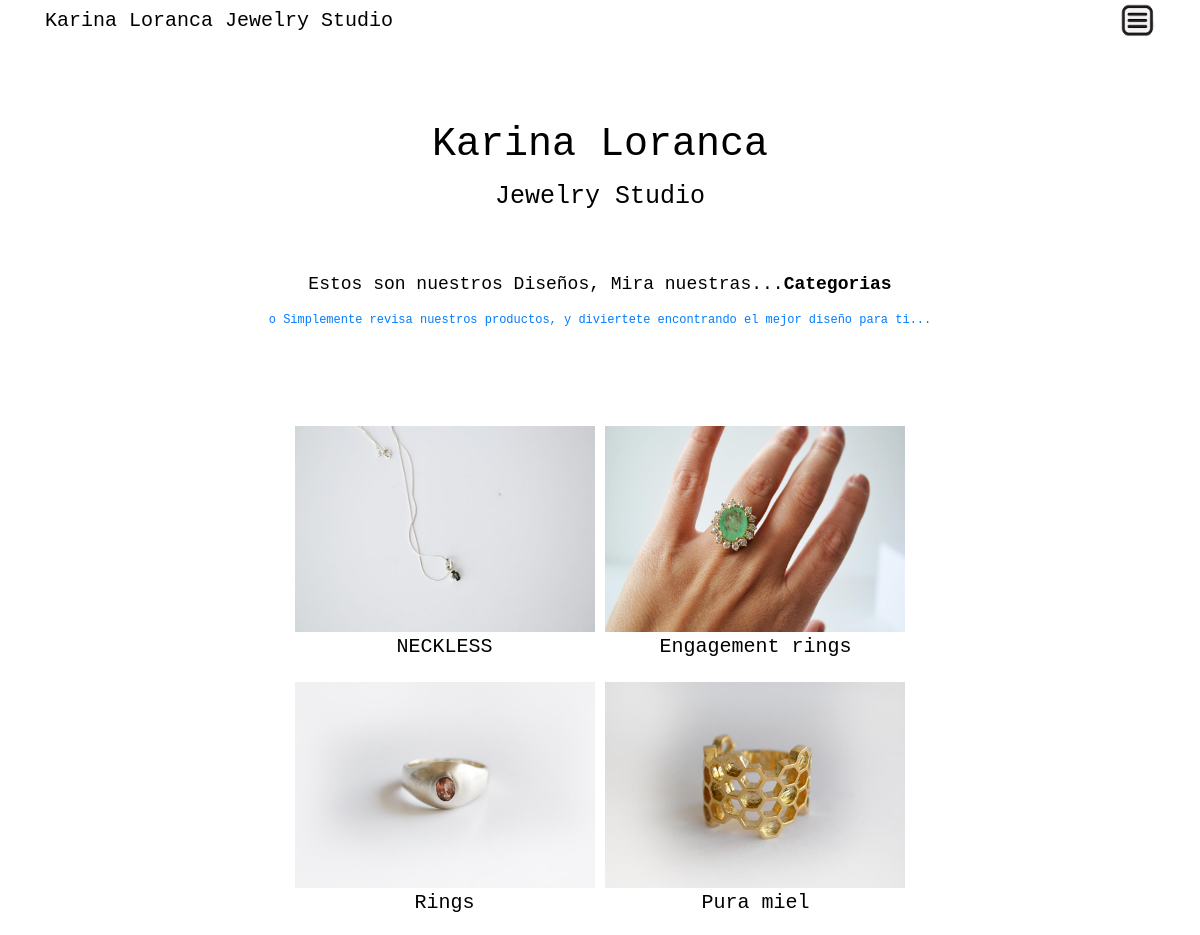
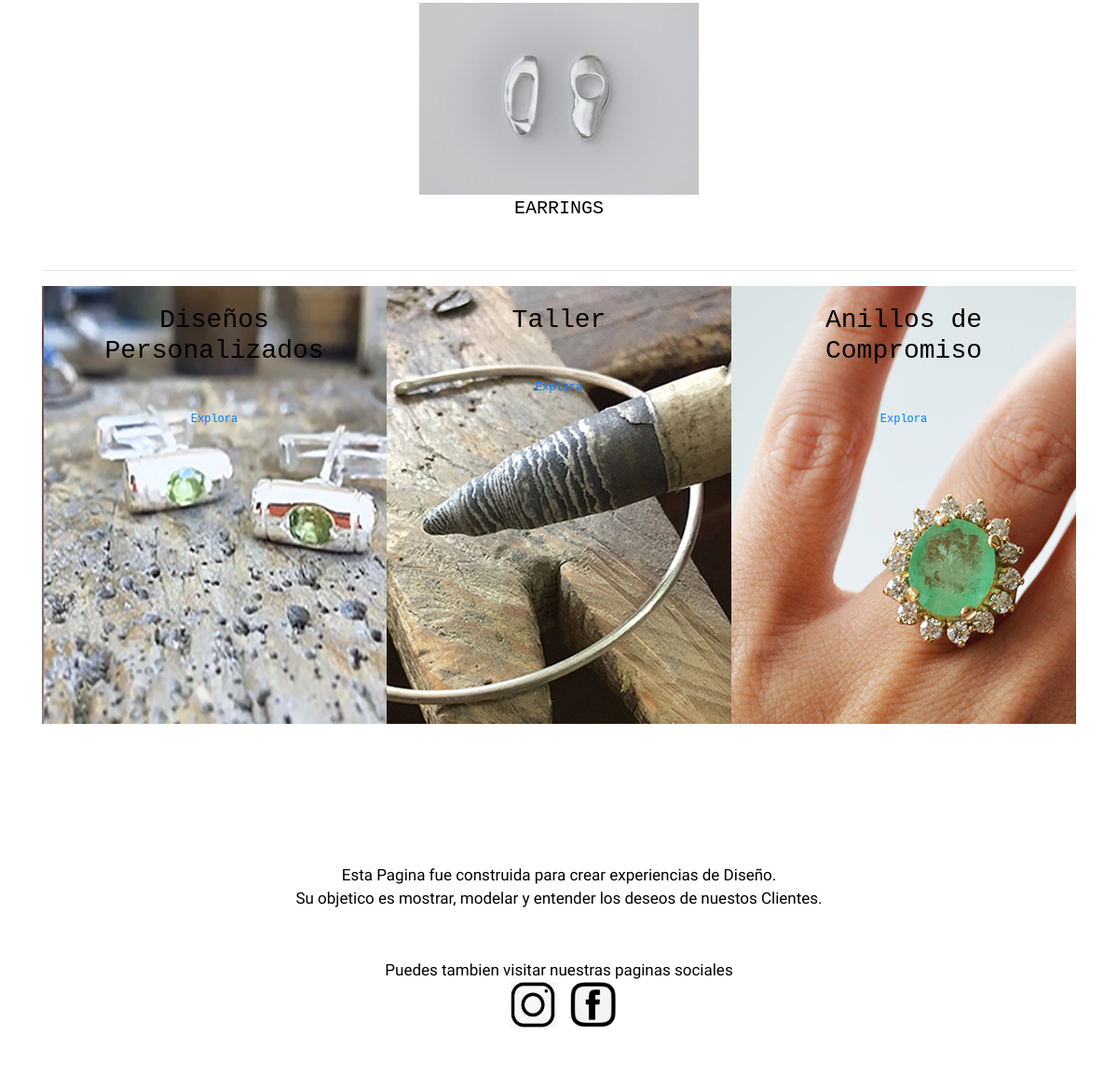
The page /home on the database its author committed (2 pictures, top to bottom).
### kl_designs/models.py (models this page shows, shortened)
class Category(db.Model):
    __table_args__ = {'extend_existing': True}
    id = db.Column(db.Integer, primary_key=True)
    category_name = db.Column(db.String(100), nullable=False)
    description = db.Column(db.String(100), nullable=False)
    image_file = db.Column(db.String(20), nullable=False, default='default.jpg')
    date_posted = db.Column(db.DateTime, nullable=False, default=datetime.utcnow)
    products = db.relationship('Product', backref='line', lazy=True)

### kl_designs/views/main/routes_main.py (the view)
@main.route("/")
@main.route("/home")
def home():
    users = User.query.all()
    user_count = db.session.query(User.id).count()
    categories = Category.query.all()
    designs = Design.query.all()
    return render_template('main/home.html',
                           user_count=user_count, users=users,
                           categories=categories,
                           designs=designs)

### kl_designs/templates/main/home.html (shortened to what this page needs)
{% extends 'main/layout.html' %}
{% block additional_css %}
<link rel="stylesheet" type="text/css" href="{{ url_for('static', filename='uxdes4.css') }}">
{% endblock %}
{% block main_content %}
    <div class="hero">
        <h1>Karina Loranca <p><small>Jewelry Studio</small></p></h1>
        <div class="subtitle">
            Estos son nuestros Diseños, Mira nuestras...<strong>Categorias</strong>
            <p><small><a href="{{ url_for('products.all_product') }}">
                o Simplemente revisa nuestros productos, y diviertete encontrando el mejor diseño para ti...
            </a></small></p>
        </div>
        <div class="sub-home">
            <div class="container_category_list">
                <div class="row">
                    <div class="col-md-1"></div>
                    <div class="col-md-10">
                {% for category in categories %}
                <div class="categories">
                        <img class="account-img" src="{{ url_for('static', filename='photos/' + category.image_file) }}" >
                        <div class="title"><a href="{{ url_for('main.product_category', category_name=category.category_name) }}">{{ category.category_name }} </a></div>
                </div>
                {% endfor %}
             </div>
            </div>
            <div class="col-md-1"></div>
        </div>
            <div class="container_designs_list">
            <div class="row">
                <div class="col-md-1"></div>
                <div class="col-md-10">
                </div>
            </div>
            <div class="col-md-1"></div>
        </div>
        </div>
    <section id="gallery" class="gallery">
      <div class="container">
          <hr>
        <div class="section-title">
            <div class="row no-gutters d-block d-lg-flex flickity flickity-lg-none" data-flickity="{&quot;watchCSS&quot;: true}">
                <div class="col-14 col-md-6 col-lg-4 d-flex flex-column bg-cover" style="background-image: url('static/concepts_kl/disenos.jpg');">
                    <div class="" style="min-height: 470px;">
                        <div class="card-body mt-auto mb-n11 py-8">
                            <h3 class="mb-0 font-weight-bolder">
                                Diseños Personalizados
                            </h3>
                        </div>
                        <div class="card-body mt-auto py-8">
                            <a class="btn btn-white stretched-link" href="{{ url_for('designs.world_designs') }}">
                                Explora
                            </a>
                        </div>
                      </div>
                    </div>
                <div class="col-14 col-md-6 col-lg-4 d-flex flex-column bg-cover" style="background-image: url('static/concepts_kl/taller.jpg');">
                    <div class="" style="min-height: 470px;">
                        <div class="card-body mt-auto mb-n11 py-8">
                            <h3 class="mb-0 font-weight-bolder">
                                Taller
                            </h3>
                        </div>
                        <div class="card-body mt-auto py-8">
                            <a class="btn btn-white stretched-link" href="{{ url_for('tallers.world_tallers') }}">
                                Explora
                            </a>
                        </div>
                      </div>
                    </div>
                <div class="col-14 col-md-6 col-lg-4 d-flex flex-column bg-cover" style="background-image: url('static/concepts_kl/anillodecompromiso.jpg');">
                    <div class="" style="min-height: 470px;">
                        <div class="card-body mt-auto mb-n11 py-8">
                            <h3 class="mb-0 font-weight-bolder">
                                Anillos de Compromiso
                            </h3>
                        </div>
                        <div class="card-body mt-auto py-8">
                            <a class="btn btn-white stretched-link" href="{{ url_for('anillos.world_anillos') }}">
                                Explora
                            </a>
                        </div>
                      </div>
                    </div>
            </div>
        </div>
    </section>
    </div>
{% endblock main_content %}

### kl_designs/static/uxdes4.css (style rules this page uses)
.hero { background-color: white; color: black; font-size: 18px; font-family: Consolas, "andale mono", "lucida console", monospace; padding: 50px 0px; text-align: center; }
.hero .sub-home { margin-top: 70px; margin-right: 200px; margin-left: 200px; }
.hero h1 { padding: 30px; }
.hero small { font-size: 25px; }
.hero a { font-size: 12px; }
.container_category_list { font-family: Consolas, "andale mono", "lucida console", monospace; }
.container_category_list .categories { margin-top: 20px; display: inline-block; margin-left: auto; margin-right: auto; width: 300px; background-color: white; }
.container_category_list .categories img { width: 300px; height: 206px; margin-left: auto; margin-right: auto; }
.sub-home .container_category_list .categories .title a { color: black; font-family: "SF Mono", "IBM Plex Mono", "Menlo", monospace; font-size: 20px; }

### rows shown on the page
Category: image_file (picture), category_name "NECKLESS"
Category: image_file (picture), category_name "Engagement rings"
Category: image_file (picture), category_name "Rings"
Category: image_file (picture), category_name "Pura miel"
Category: image_file (picture), category_name "EARRINGS"
